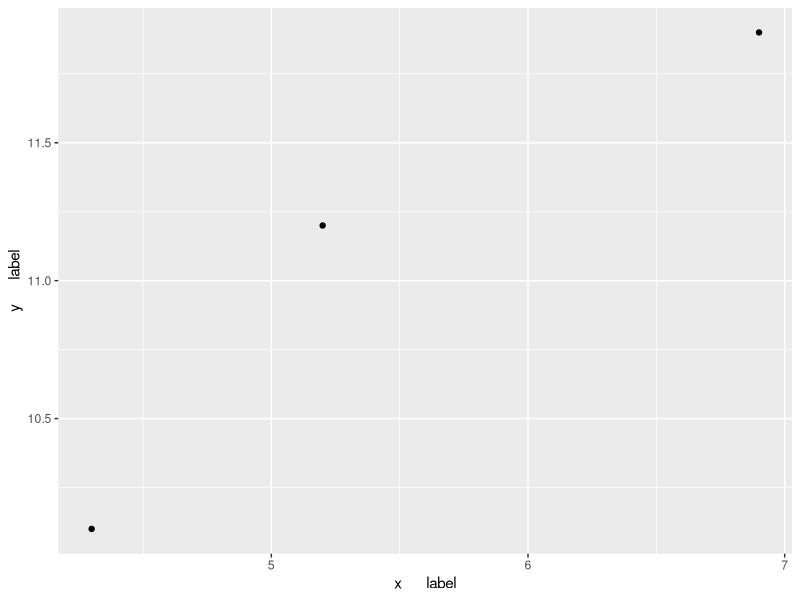
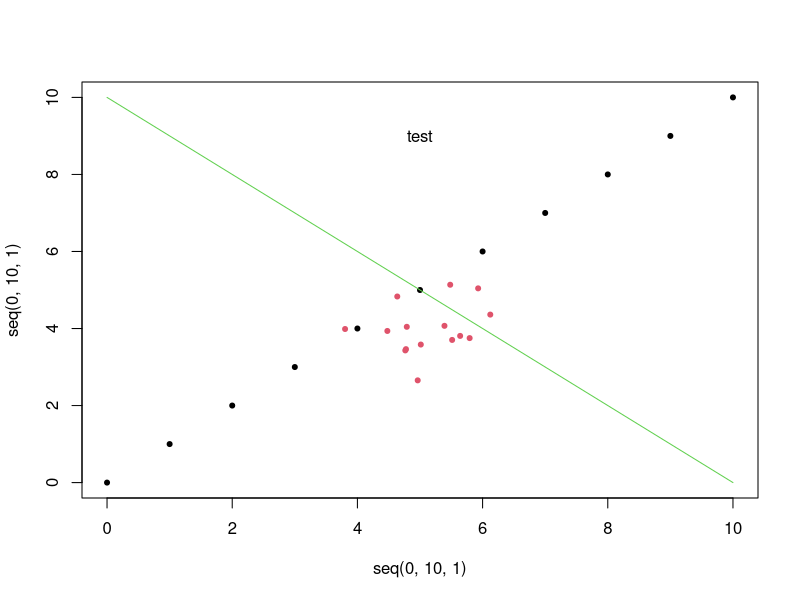
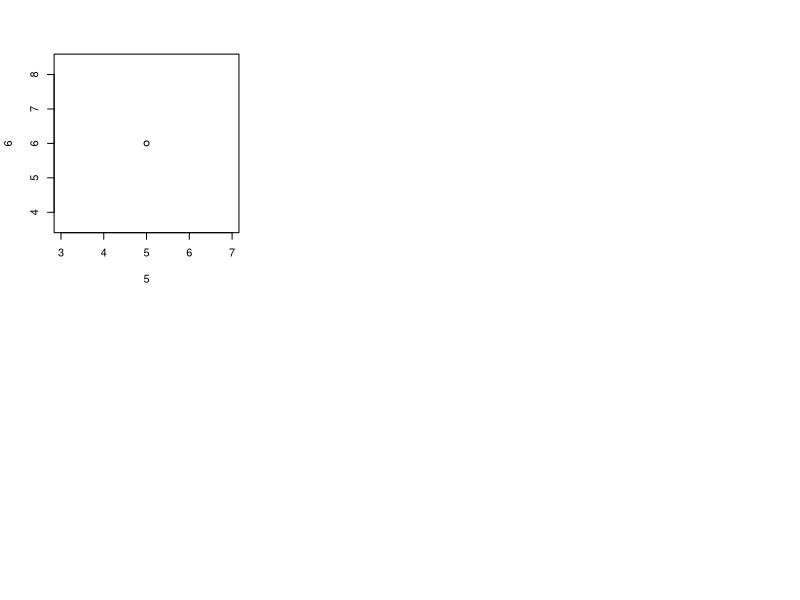

Source code (R) for these figures, in order:
x <- 6
v <- c(1,2,3)
nv <- v * x
print(nv)

check <- TRUE
while(check)
{
  for (i in unique(seq(1,20,1)))
  {
    if(i < 12)
    {
      if (i %% 2 == 0)
      {
        print(c(i, i+1))
      }
    }
    else
    {
      check <- FALSE
    }
  }
}


mysteryFunction	<- function(digit,add)
{
  result	<- digit	+	add
  result
}
slicerFunction	<- function(digit,criterion=5)
{
  result	<- digit[digit<criterion]
  result
}
test	<- c(4,5,6,7,8,7,6,5,4,3,2,1)
slicerFunction(test)
slicerFunction(test,8)
mysteryFunction(test,5)


countCount <- function(numNum){
  for(x in seq(1, length(numNum))){
    numNum[x] <- numNum[x] + x
  }
  numNum
}
countCount(4)
countCount(numNum=4)
countCount(c(4,10))
countCount(1:10)
countCount(10:1)

require(ggplot2)
qplot(c(4.3,5.2,6.9),c(10.1,11.2,11.9),xlab="x	label",	ylab="y	label")

plot(seq(0,10,1),seq(0,10,1),pch=20,col=1)
lines(c(0,10),c(10,0),col=3)
points(rnorm(15,5,0.5),rnorm(15,4,0.5),col=2,pch=20)
text(5,9, "test")
quartz()
par(mfrow=c(2,3))
plot(5,6)

a <- 0:9
b <- seq(0,0.9,0.1)
ind <- rep(c("A","B"),length(a)/2)
indAlt <- c(rep("C",length(a)/2),rep("D",length(a)/2))
frameFrame <- data.frame(index1=ind,index2=indAlt,a,b)

names(frameFrame)
frameFrame$index1
frameFrame$index2
dim(frameFrame)
frameFrame[1:5,]
frameFrame[,1:2]
frameFrame[frameFrame$index1 == "A",]
frameFrame[frameFrame$index1 == "A",]$b

frameFrame$c	<- "test"
frameFrame$d	<- frameFrame$a	%%2
frameFrame$diffa	<- c(0, diff(frameFrame$a))
frameFrame$diffb <- c(0, diff(frameFrame$b))
frameFrame$diffd <- c(0, diff(frameFrame$d))

mean(frameFrame$a)
summary(frameFrame$a)
summary(frameFrame)
levels(frameFrame$index1)

with(frameFrame,tapply(a,list(index1,index2),median))
with(frameFrame,aggregate(a,list(l1=index1,l2=index2),median))
with(frameFrame[frameFrame$index2	== "C",],aggregate(a,list(l1=index1,l2=index2),median))

fast	<- rnorm(20,200,10)
slow	<- rnorm(20,400,10)
t.test(fast, slow)
